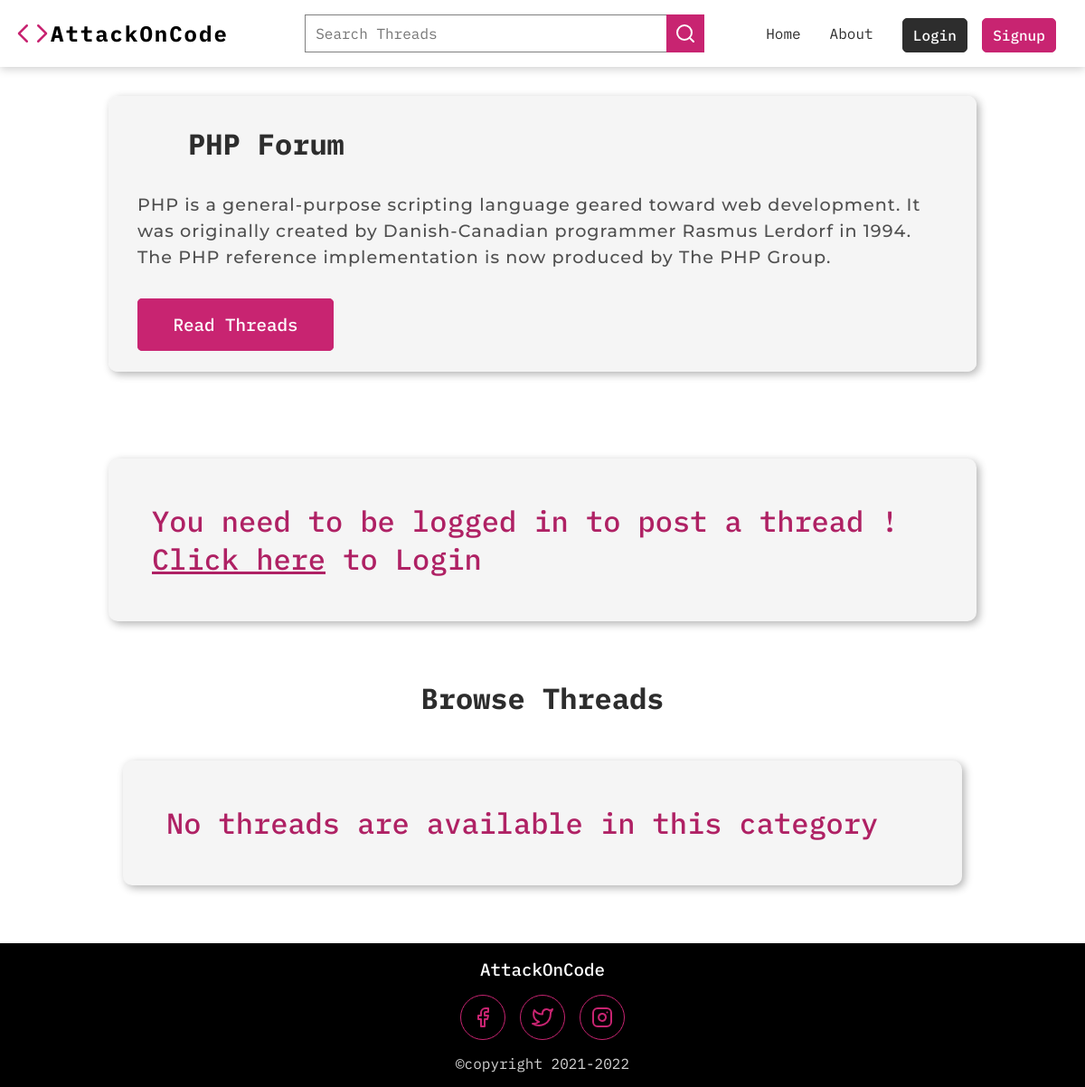
The page /thread-list.php?category_id=2 on the database its author committed.
### tables this page shows
CREATE TABLE `categories` (
  `category_id` int(11) NOT NULL,
  `category_name` varchar(255) NOT NULL,
  `category_description` text NOT NULL,
  `category_createdat` datetime NOT NULL DEFAULT current_timestamp()
);

### thread-list.php (the view, shortened to what this page needs)
<?php
    require "./partials/_connection.php";
    $category_id = $_GET['category_id'];
    $stmt =  $mysqli->prepare("SELECT * FROM `categories` WHERE category_id = ?");
    $stmt->bind_param("i", $category_id);
    $stmt->execute();
    $categoryFetchingResult = $stmt->get_result();
    $categoryFetchingArray = mysqli_fetch_assoc($categoryFetchingResult);
    $thread_title = $thread_description = $errorMsgTitle = $errorMsgDesc = $user_id = "";
    $stmt =  $mysqli->prepare("SELECT * FROM `threads` WHERE thread_cat_id = ?");
    $stmt->bind_param("i", $category_id);
    $stmt->execute();
    $threadsFetchingResult = $stmt->get_result();
    $threadsFetchingArray = mysqli_fetch_all($threadsFetchingResult, MYSQLI_ASSOC);
?>
<!DOCTYPE html>
<html lang="en">
<head>
    <link rel="stylesheet" href="./css/navbar.css">
    <link rel="stylesheet" href="./css/footer.css">
    <link rel="stylesheet" href="./css/thread-list.css">
</head>
<body>
    <?php include "./partials/_navbar.php" ?>
    <main class="thread-list-section">
        <div class="category-container">
            <div class="category">
                    <h2 class="category__heading">
                        <?php echo htmlspecialchars
                    ($categoryFetchingArray['category_name']) ?> Forum</h2>
                    <div class="category--padding">
                            <p class="category__description text"><?php echo htmlspecialchars($categoryFetchingArray['category_description']) ?></p>
                            <a class="category__btn" href="#threadlist">Read Threads</a>
                    </div>
            </div>
        </div>
        <?php if(isset($_SESSION['loggedin'])): ?>
        <section class="post-thread">
            <h2 class="post-thread-heading">Post a Thread</h2>
            <div class="post-thread-container">
                <form action="<?php echo htmlspecialchars($_SERVER['REQUEST_URI']) ?>" method="POST" class="post-thread-form">
                    <input type="text" name="thread_title" placeholder="Thread Title" class="thread-title" value="<?php echo htmlspecialchars($thread_title)?>">
                    <span class="mb-2"><?php echo htmlspecialchars($errorMsgTitle) ?></span>
                    <textarea name="thread_description" placeholder="Thread Description" class="thread-description" id="thread_description" cols="30" rows="10" value="<?php echo htmlspecialchars($thread_description)?>"></textarea>
                    <span class="mb-2"><?php echo htmlspecialchars($errorMsgDesc) ?></span>
                    <textarea style="margin-bottom: 2rem;" name="thread_code" placeholder="Paste code here" class="thread-code" id="thread_code" cols="30" rows="10" value="<?php echo htmlspecialchars($thread_description)?>"></textarea>
                    <input type="submit" value="Post Thread" name="postThread" class="post-thread-btn">
                </form>
            </div>
        </section>
        <?php else: ?>
        <section id="nothing">
            <div class="nothing-box">
                <p>You need to be logged in to post a thread ! <a style="text-decoration: underline; cursor: pointer;" href="login.php">Click here</a> to Login</p>
            </div>
        </section>
        <?php endif; ?>
        <section id="threadlist">
            <h2 class="threadlist-heading">Browse Threads</h2>
            <div class="threadlist-container">
                <?php if($threadsFetchingArray): ?>
                <?php foreach($threadsFetchingArray as $threads => $thread): ?>
                <?php
                    $thread_id = $thread['thread_id'];
                    $stmt =  $mysqli->prepare("SELECT COUNT(*) FROM `comments` WHERE thread_id = ?");
                    $stmt->bind_param("i", $thread_id);
                    $stmt->execute();
                    $countingCommentsResult = $stmt->get_result();
                    $commentCount = mysqli_fetch_array($countingCommentsResult);
                ?>
                <a class="thread" href="thread.php?thread_id=<?php echo htmlspecialchars($thread['thread_id']) ?>">
                    <h3 class="thread-heading"><?php echo htmlspecialchars($thread['thread_title']) ?></h3>
                    <div class="btn-info-container">
                        <p class="thread-desc text"><?php echo substr(htmlspecialchars($thread['thread_desc']), 0, 250) ?>......</p>
                        <!-- <div class="likes">
                            <span>3 likes</span>
                            <button><svg xmlns="http://www.w3.org/2000/svg" width="24" height="24" viewBox="0 0 24 24" fill="none" stroke="currentColor" stroke-width="2" stroke-linecap="round" stroke-linejoin="round" class="feather feather-thumbs-up"><path d="M14 9V5a3 3 0 0 0-3-3l-4 9v11h11.28a2 2 0 0 0 2-1.7l1.38-9a2 2 0 0 0-2-2.3zM7 22H4a2 2 0 0 1-2-2v-7a2 2 0 0 1 2-2h3"></path></svg></button>
                        </div> -->
                        <div class="number-of-threads">
                            <span><?php echo htmlspecialchars($commentCount[0]); ?> comments</span>
                            <svg xmlns="http://www.w3.org/2000/svg" width="24" height="24" viewBox="0 0 24 24" fill="#af2164" stroke="currentColor" stroke-width="2" stroke-linecap="round" stroke-linejoin="round" class="feather feather-message-square"><path d="M21 15a2 2 0 0 1-2 2H7l-4 4V5a2 2 0 0 1 2-2h14a2 2 0 0 1 2 2z"></path></svg>
                        </div>
                    </div>
                </a>
                <?php endforeach; ?>
                <?php else: ?>
                    <section id="nothing">
                        <div class="nothing-box">
                            <p>No threads are available in this category</p>
                        </div>
                   </section>
                <?php endif;?>
            </div>
        </section>
    </main>
    <?php include "./partials/_footer.php" ?>
</body>
</html>

### css/navbar.css (style rules this page uses)
:root { --menu: #eeecec; --nav-bg: #ffffff; --nav-brand: black; --black: #2d2d2d; --gray: gray; --lightgray: lightgray; --red-2:#af2164; --red-1: #c82471; --veryDarkBlue: #06283D; --darkBlue: #1363DF; --lightBlue: #40a3e6; --veryLightBlue: #DFF6FF; --bg: #1f293a; --card-bg: hwb(0 96% 4%); --text: #505050; --validation: #af2164; --bs: 3px 3px 10px rgba(0, 0, 0, 0.3); --bsh: 4px 4px 10px rgba(0, 0, 0, 0.4); --placeholder: #2d2d2d; }
.text { font-family: 'Montserrat', sans-serif; font-weight: 500 !important; letter-spacing: 1px; line-height: 1.5; }
*, *::before, *::after { margin: 0; padding: 0; box-sizing: inherit; text-decoration: none; list-style: none; }
a { all: unset; }
html { box-sizing: border-box; scroll-behavior: smooth; }
body { font-family: 'IBM Plex Mono', monospace; min-height: 100vh; display: flex; flex-direction: column; }

### css/thread-list.css (style rules this page uses)
.category-container, .post-thread, #threadlist, #nothing { padding: 2rem 1rem; max-width: 992px; margin: 0 auto; }
body { background-color: var(--nav-bg); }
.category { margin-bottom: 2rem; border-radius: 10px; box-shadow: var(--bs); -webkit-border-radius: 10px; -moz-border-radius: 10px; -ms-border-radius: 10px; -o-border-radius: 10px; }
.category__heading { background-color: var(--card-bg); color: var(--black); border-top-left-radius: 10px; border-top-right-radius: 10px; padding: 2rem !important; display: flex; align-items: center; }
.category__description { margin-bottom: 3rem; color: var(--text); }
.category--padding { padding: 0 2rem 2.5rem 2rem; background-color: var(--card-bg); border-bottom-left-radius: 10px; border-bottom-right-radius: 10px; }
.category__btn { background-color: var(--red-1); font-weight: 500; color: var(--nav-bg); border-radius: 5px; border: 1px solid var(--red-1); padding: 0.8em 2em; font-size: 1.4rem; -webkit-border-radius: 5px; -moz-border-radius: 5px; -ms-border-radius: 5px; -o-border-radius: 5px; cursor: pointer; transition: color 100ms, background-color 200ms; -webkit-transition: color 100ms, background-color 200ms; -moz-transition: color 100ms, background-color 200ms; -ms-transition: color 100ms, background-color 200ms; -o-transition: color 100ms, background-color 200ms; }
@media screen and (min-width: 1100px) { .category__heading { font-size: 2rem; padding: 2rem; } }
@media screen and (min-width: 1100px) { .category__description { font-size: 1.2rem; } }
@media screen and (min-width: 1100px) { .category__btn { font-size: 1.2rem; } }
.nothing-box { padding: 2rem; font-size: 2rem; background-color: var(--card-bg); color: var(--red-2); font-weight: 500; border-radius: 10px; -webkit-border-radius: 10px; -moz-border-radius: 10px; -ms-border-radius: 10px; -o-border-radius: 10px; box-shadow: var(--bs); }
@media screen and (min-width: 1100px) { .nothing-box { padding: 3rem; } }
.threadlist-heading { text-align: center; color: var(--black); margin-bottom: 1rem; }
@media screen and (min-width: 1100px) { .threadlist-heading { font-size: 2rem; } }

### rows shown on the page
categories: category_name "PHP", category_description "PHP is a general-purpose scripting language geared toward web development. It was originally created by Danish-Canadian programmer Rasmus Lerdorf in 1994. The PHP reference implementation is now produced by The PHP Group."
